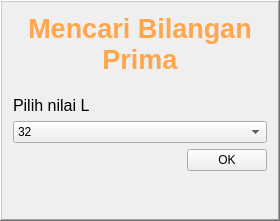
          <widget class="QFrame" name="frame_input">
           <property name="maximumSize">
            <size>
             <width>280</width>
             <height>16777215</height>
            </size>
           </property>
           <property name="frameShape">
            <enum>QFrame::WinPanel</enum>
           </property>
           <property name="frameShadow">
            <enum>QFrame::Raised</enum>
           </property>
           <layout class="QGridLayout" name="gridLayout_2">
            <item row="0" column="0">
             <layout class="QVBoxLayout" name="verticalLayout_7">
              <item>
               <widget class="QLabel" name="label_judul">
                <property name="font">
                 <font>
                  <pointsize>20</pointsize>
                  <weight>75</weight>
                  <italic>false</italic>
                  <bold>true</bold>
                  <underline>false</underline>
                 </font>
                </property>
                <property name="styleSheet">
                 <string notr="true">color: rgb(255, 166, 77);</string>
                </property>
                <property name="text">
                 <string>Mencari Bilangan Prima</string>
                </property>
                <property name="alignment">
                 <set>Qt::AlignCenter</set>
                </property>
                <property name="wordWrap">
                 <bool>true</bool>
                </property>
                <property name="margin">
                 <number>10</number>
                </property>
               </widget>
              </item>
              <item>
               <layout class="QVBoxLayout" name="verticalLayout_2">
                <property name="topMargin">
                 <number>15</number>
                </property>
                <item>
                 <widget class="QLabel" name="label_5">
                  <property name="font">
                   <font>
                    <pointsize>12</pointsize>
                   </font>
                  </property>
                  <property name="text">
                   <string>Pilih nilai L</string>
                  </property>
                 </widget>
                </item>
                <item>
                 <widget class="QComboBox" name="box_nilaiL">
                  <item>
                   <property name="text">
                    <string>32</string>
                   </property>
                  </item>
                  <item>
                   <property name="text">
                    <string>64</string>
                   </property>
                  </item>
                 </widget>
                </item>
                <item>
                 <layout class="QHBoxLayout" name="horizontalLayout_2">
                  <item>
                   <spacer name="horizontalSpacer">
                    <property name="orientation">
                     <enum>Qt::Horizontal</enum>
                    </property>
                    <property name="sizeHint" stdset="0">
                     <size>
                      <width>40</width>
                      <height>20</height>
                     </size>
                    </property>
                   </spacer>
                  </item>
                  <item>
                   <widget class="QPushButton" name="btn_ok">
                    <property name="sizePolicy">
                     <sizepolicy hsizetype="Minimum" vsizetype="Fixed">
                      <horstretch>0</horstretch>
                      <verstretch>0</verstretch>
                     </sizepolicy>
                    </property>
                    <property name="minimumSize">
                     <size>
                      <width>0</width>
                      <height>0</height>
                     </size>
                    </property>
                    <property name="text">
                     <string>OK</string>
                    </property>
                   </widget>
                  </item>
                 </layout>
                </item>
               </layout>
              </item>
              <item>
               <spacer name="verticalSpacer">
                <property name="orientation">
                 <enum>Qt::Vertical</enum>
                </property>
                <property name="sizeHint" stdset="0">
                 <size>
                  <width>20</width>
                  <height>40</height>
                 </size>
                </property>
               </spacer>
              </item>
              <item>
               <layout class="QHBoxLayout" name="horizontalLayout_4">
                <item>
                 <spacer name="horizontalSpacer_2">
                  <property name="orientation">
                   <enum>Qt::Horizontal</enum>
                  </property>
                  <property name="sizeHint" stdset="0">
                   <size>
                    <width>40</width>
                    <height>20</height>
                   </size>
                  </property>
                 </spacer>
                </item>
                <item>
                 <widget class="QPushButton" name="btn_next">
                  <property name="font">
                   <font>
                    <weight>75</weight>
                    <bold>true</bold>
                   </font>
                  </property>
                  <property name="cursor">
                   <cursorShape>SizeHorCursor</cursorShape>
                  </property>
                  <property name="text">
                   <string/>
                  </property>
                  <property name="autoDefault">
                   <bool>false</bool>
                  </property>
                  <property name="default">
                   <bool>false</bool>
                  </property>
                  <property name="flat">
                   <bool>true</bool>
                  </property>
                 </widget>
                </item>
               </layout>
              </item>
             </layout>
            </item>
           </layout>
           <zorder></zorder>
          </widget>
